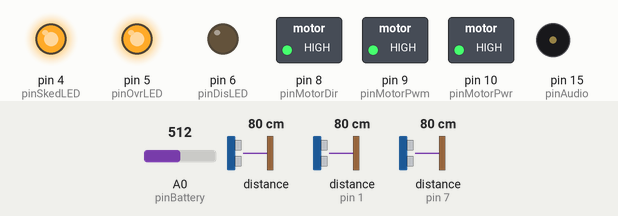
Bench run of a sketch on a simulated SparkFun Pro Micro, built with avr-gcc and run on an emulated ATmega32U4. Shown: switched loads named in the sketch (green lamp = pin HIGH), output pins drawn as LEDs (lit = HIGH), buzzer (waves = sounding). Wiring (inferred from the names in the program): 3 × range finder with pulse-width output: data pin 0 / data pin 1 / data pin 7. Inputs (shaded band) come from the test bench; at power-on: distance to the obstacle 80 cm, distance to the obstacle (sensors on pin 1, pin 7) 80 cm, A0 (pinBattery) = 512. The local clock reads 2024-03-15 10:24:30 at power-on unless the sketch sets it; what the sketch prints to the serial monitor is not drawn.

Above: at 1.2 s.
1.3 s: distance to the obstacle (sensor 0) set to 299 cm
At 2.21 s:
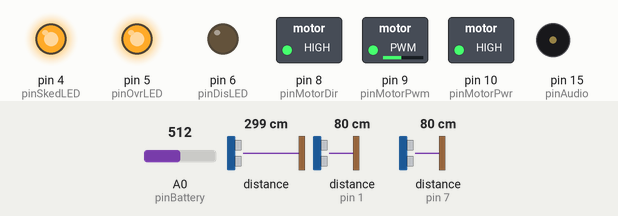
At 3.72 s:
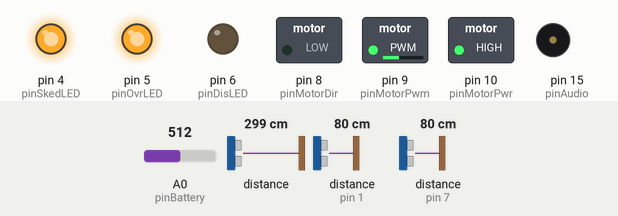
4.3 s: distance to the obstacle (sensor on pin 1) set to 278 cm
6.5 s: distance to the obstacle (sensor on pin 1) set to 283 cm
8.0 s: A0 (pinBattery) set to 289
9.5 s: A0 (pinBattery) set to 275
At 10.0 s:
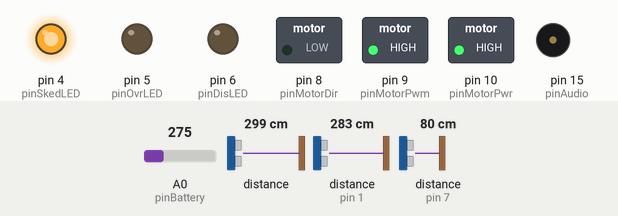
12.5 s: distance to the obstacle (sensor on pin 7) set to 35 cm
At 22.3 s:
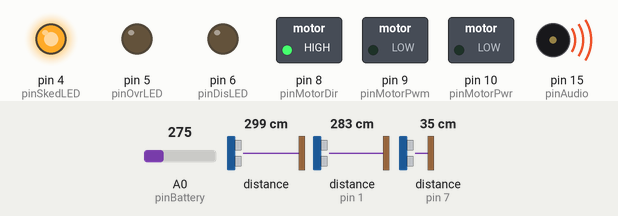
Timing chart, 0 to 23.9 s (numbered marks = the images above; inputs shaded):
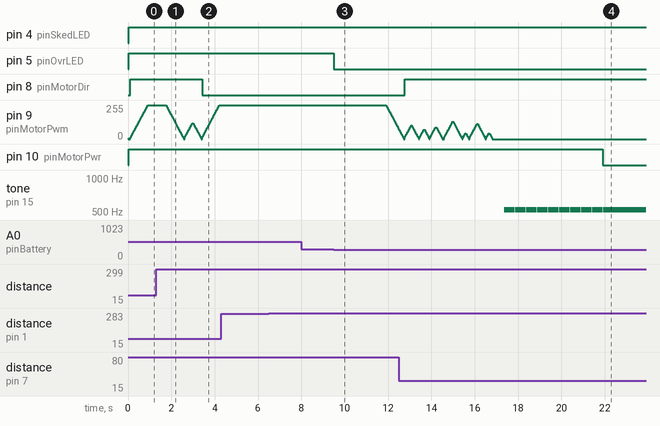

The sketch:

ComposterSketch.ino
```cpp
/******************************************************************************************************************
 * ComposterSketch, an Arduino sketch, the main program, for the Composter Controller
 *
 * Control Panel Functionality
 *  Button1 press:    Rotate drum clockwise (CW) until released
 *  Button2 press:    Rotate drum counterclockwise (CCW) until released
 *  Button3 press:    Program drum to autorun periodically starting 24 hours from now
 *  Button3 hold:     Cancel drum scheduler's autorun program
 *  Speaker:          Audible feedback (clicks and beeps) to control panel user
 *
 * Other Functionality
 *  Sleep:            Microprocessor naps after period of inactivity
 *  Awaken:           Microprocessor awakens after sleeping
 *  Battery:          Sleeps and ignores autorun schedule if discharged, sucks power if overcharged
 *
 * Resource Usage:
 *  arduino pins      Defined in pinAssignments.h
 *  timer0            millis and delay
 *  timer1            PWM controlling motor speed on pin 9
 *  WDT               Watchdog timer awakens processor from nap with an interrupt after 8 seconds of idleness
 *  RTC               On the I2C bus
 *
 *  References
 *  Sketch for C/C++  https://github.com/arduino/Arduino/wiki/Build-Process
 *  Arduino Pro Micro https://www.sparkfun.com/products/12640
 *  Pro Micro Pins    https://cdn.sparkfun.com/datasheets/Dev/Arduino/Boards/ProMicro16MHzv1.pdf
 *  Sleep             https://github.com/rocketscream/Low-Power
 *  ATmega32u4 Sleep  https://arduino.stackexchange.com/questions/10408/starting-usb-on-pro-micro-after-deep-sleep-atmega32u4
 *  RTC               https://www.sparkfun.com/products/12708
 *  Motor Controller  http://www.robotshop.com/en/cytron-30a-5-30v-single-brushed-dc-motor-driver.html
 *  Relay Controller  https://www.sparkfun.com/products/13815
 *  Gear Motor:       http://www.surpluscenter.com/Electric-Motors/DC-Gearmotors/DC-Gearmotors/100-RPM-12-Volt-DC-Gearmotor-5-1649.axd
 *  Speaker:          https://www.sparkfun.com/products/7950
 *
 *****************************************************************************************************************/


#include "Composter.h"
#include "PDebug.h"
#include "PButton.h"
#include "PSleep.h"
#include "pinAssignments.h"
#include "MotorController.h"
#include "Schedule.h"
#include "Battery.h"
#include "LED.h"
#include "SoundMaker.h"
#include <SparkFunDS1307RTC.h>

//Define the composter states
enum comState {
  IDL,             //Machine is idle (motor stopped)
  RCW,             //Running CW
  RCC,             //Running CCW
  DCL,             //Decelerating to a stop
  B3W,             //Button 3 wait
  B3R,             //Button 3 released
  ARN,             //Autorunning the drum
  NAP              //Processor is napping to save power
};

//Define objects referenced by composter controller
static Schedule sked = Schedule();               //Autorun scheduler
static PSleep nap = PSleep();                    //Governs nap time
static MotorController motor(pinMotorPwm,pinMotorDir,pinMotorPwr);
static PButton b1(pinB1);                        //CW button
static PButton b2(pinB2);                        //CCW button
static PButton b3(pinB3);                        //Auto/Cancel button sets/clears autoRun flag
static PTimer  b3t = PTimer(BHMS);               //User must press b3 this many ms to "hold" it
static PTimer  art = PTimer(ARMS);               //Autorun duration (how long the drum rotates)
static LED lowBattery = LED(pinDisLED);          //The Low (discharged) Battery LED
static LED highBattery = LED(pinOvrLED);         //The High (overcharged) Battery LED
static LED scheduled = LED(pinSkedLED);          //The Autorun Scheduled LED
static SoundMaker audio = SoundMaker(pinAudio);  //The speaker


//Composter state variable.  The FSM analyzes the control panel button activity.
static comState state;                           //This is the FSM's state var

//As a developer, I need to know the average time spent in the loop() code so I can optimize power usage
static long  totalLoopTime;                          //milliseconds in loop()
static long  nTimesLoopInvoked;                      //Counts invocations of loop()

//------------------------------------------------------------------------------------------------------
//  The arduino kernel invokes setup() to initialize the composter controller
//------------------------------------------------------------------------------------------------------
void setup() {

  //Initialize some variables that are used during development to determine the average time spent
  //in each pass through the controller's loop() code
  totalLoopTime=0L;
  nTimesLoopInvoked=0L;

  //Initial machine state following arduino reset
  state=IDL;                              //Initial state is IDL

  //Try upto 3 times to detect a USB-connected host to our arduino 32U4 CPU.  After
  //each failing attempt to detect SerialUSB ready, we beep and blink all the LEDs
  Serial.begin(57600);
  for(int i=1;(i<=3)&&(!SerialUSB);i++) {
    audio.doBeep(FREQG);
    lowBattery.doOn();
    highBattery.doOn();
    scheduled.doOn();
    delay(1000);
    lowBattery.doOff();
    highBattery.doOff();
    scheduled.doOff();
    delay(100);
  }

  //Setup interrupt handlers so buttons will awaken processor from a nap
  attachInterrupt(digitalPinToInterrupt(pinB1),intHan,CHANGE);
  attachInterrupt(digitalPinToInterrupt(pinB2),intHan,CHANGE);
  attachInterrupt(digitalPinToInterrupt(pinB3),intHan,CHANGE);

  //Startup the composter's autorun scheduler
  sked.start();

   //Log the startup time
   LOG(("Start on "+String(rtc.getMonth())+"/"+rtc.getDate()+"/"+rtc.getYear()+" at "+String(rtc.getHour())+":"+String(rtc.getMinute())+":"+rtc.getSecond()));

}

//------------------------------------------------------------------------------------------------------------
//  The arduino kernel repeatedly invokes loop() which drives the composter's state machine
//------------------------------------------------------------------------------------------------------------
void loop() {

  //The loop-timing feature is for software developers, not the end-user of the composter
  long t0 = millis();                             //Time at start of a pass through loop()

  //Poll and Update the status of objects that won't get updated otherwise
  b3t.update();
  art.update();
  motor.update();
  sked.update();

  //Update the LEDs as appropriate
  lowBattery.set(Battery::isLow());                 //Battery discharged?
  highBattery.set(Battery::isHigh());               //Battery Overcharged?
  scheduled.set(sked.enabled());                    //Autorun scheduler enabled?
  delay(5L);                                        //Ensure the LEDs flash for a few ms

  //Press *both* buttons b1 and b2 for diagnostic information
  if (b1.isPressed()&&b2.isPressed()) {
    if (nTimesLoopInvoked>0) {DPRINT(String("Avg loop time = "+String(totalLoopTime/nTimesLoopInvoked)+" ms"));}
    DPRINT(String("State="+state));
  }

  //Composter state determines what to do with incoming events
  switch(state) {

    //Button events while machine is idle.
    case IDL:
      if (b1.isPressed()) {
        DPRINT("b1");
        audio.doClick();
        motor.start(MCW);
        state=RCW;
      } else if (b2.isPressed()) {
        DPRINT("b2");
        audio.doClick();
        motor.start(MCCW);
        state=RCC;
      } else if (b3.isPressed()) {
        DPRINT("b3");
        audio.doClick();
        state=B3W;                  //Will wait to see if B3 will be held
        b3t.start();                //Start the B3 timer
      } else if (sked.isTimeToStart()) {
        doStartMotor();             //Start the motor
      } else {                      //Composter is inactive
        if (nap.isIdleTimerExpired()) {             //If the inactive interval timer has expired then put the processor to sleep
          doNap();
          return;                   //Force re-entry of loop()
        } else if (!nap.isIdleTimerActive()) {      //Start inactive timer if not already running
          DPRINT("start idle timer");
          nap.startIdleTimer();                     //This is where we begin measuring an inactive period's duration
        }
      }
    break;

    //Button events, scheduler or WDT can awaken composer from a nap
    case NAP:
      if (Battery::isLow()) {                     //Has the battery discharged while composter naps?
        DPRINT("discharged");
        doNap();                                  //Return to anp
        return;                     //Force re-entry of loop()
      } else if (b1.isPressed()) {
        audio.doClick();
        motor.start(MCW);
        state=RCW;
      } else if (b2.isPressed()) {
        DPRINT("b2 fm nap");
        audio.doClick();
        motor.start(MCCW);
        state=RCC;
      } else if (b3.isPressed()) {
        DPRINT("b3 fm nap");
        audio.doClick();
        state=B3W;                  //Will wait to see if B3 will be held
        b3t.start();                //Start the B3 timer
      } else if (sked.isTimeToStart()) {
        doStartMotor();
      } else if (b1.isStable()&&b2.isStable()&&b3.isStable()) {
        DPRINT("Nothing to do here"); //No button activity pending
        doNap();                      //Probably WDT awoke us.  Put the composter down for a nap
        return;                       //Force re-entry of loop()
      } else {
        DPRINT("...");
      }
    break;

    //Button events while machine runs CW
    case RCW:
      if (b1.isReleased()) {      //Stop motor after B1 released
        DPRINT("rcwb1");
        motor.stop();
        state=DCL;
      }
    break;

    //Button events while machine runs CCW
    case RCC:
      if (b2.isReleased()) {      //Stop motor after B2 released
        DPRINT("rccb2");
        motor.stop();
        state=DCL;
      }
    break;

    //Any button activity or the autorun timer will stop autorunning
    case ARN:
      if (b1.isPressed()||b2.isPressed()||b3.isPressed()||art.isExpired()) {
        DPRINT("~arn");
        audio.doClick();
        motor.stop();         //Stop the motor
        state=DCL;            //Decelerate to stop
      }

    //Decelerating:  Ignore all events until motor controller decels motor to a stop, then become idle
    case DCL:
      if (motor.isStopped()) {
        DPRINT("stopped");
        state=IDL;
      }
    break;

    //Awaiting B3 tapped/held decision to determine if user enabled/disabled autoRun
    case B3W:
      if (b3.isReleased()&&b3t.isRunning()) {       //Did user tap B3?
        DPRINT("B3 tapped");
        sked.setStartTime();                        //Set now as the start time & enable the daily composter autoRun
        doStartMotor();                             //And start an autorun sequence right now
      } else if (b3.isPressed()&&b3t.isExpired()) {  //Did user hold B3?
        DPRINT("B3 held");
        audio.doBeep(FREQC);
        state=B3R;                                  //Wait for user to release B3
      }
    break;

    //Waiting for user holding B3 pressed to finally release it
    case B3R:
      if (b3.isReleased()) {                //Has user released B3?
        DPRINT("~B3");
        sked.disable();                     //Yes, disable the autoRun schedule
        motor.stop();                       //Begin stopping the motor if it's running at this moment
        state=DCL;                          //Wait for motor to decelerate to a stop
      } else {
        audio.doBeep(FREQC);                //Beep until they release the button
      }

  }

  long t1 = millis();                               //Time when loop() finished
  totalLoopTime += (t1 - t0);                       //Sum time in ms
  nTimesLoopInvoked++;                              //Count invocations

}

/**
 * Helper method to place the composter down for a power-saving nap
 */
void doNap() {
  DPRINT("doNap");

  //Don't sleep the processor if battery is overcharged
  if (!Battery::isHigh()) {

    state=NAP;                                //When we awaken, we'll need to know what we were doing

    //Snuff the LEDs to save power.  They'll light up momentarily in loop()
    lowBattery.doOff();
    highBattery.doOff();
    scheduled.doOff();

    //Now place CPU down for a nap
    nap.resetIdleTimer();                     //Reset the idle timer and...
    nap.sleepNow();                           //Put the CPU down for a nap to save power.

   }
}


/**
 * Helper method to start the drum motor and enter the autorunning state
 */
void doStartMotor() {
        DPRINT("doStartMotor");
        motor.start(MCCW);           //Start the motor
        art.start();                //Start the timer that ends autorun
        state=ARN;                  //Autorunning state
        sked.setFinished();         //Tell sked we ran the composter today
}


/*
 * Do nothing interrupt handler.  Button interrupts are enabled only to arrange for buttons to
 * awaken the processor from a nap.
 *
 */
 void intHan() {

 }
```

Battery.cpp
```cpp
/************************************************************************************************
 * Battery.cpp --- Monitor the composter's battery charge
 *
 * Note:  The battery is assumed to be a single 12V AGM lead-acid of about 8AH capacity and
 * is responsible for operating the processor as well as the motor driving the drum.
 *
 * Note:  The arduino reads the battery's voltage using an analog input pin and scales the
 * reading so that an indicated value of 100 represents 10.0 Volts.  An external resistor
 * network divides the battery's voltage by 10 before applying it to the analog pin.
 *
 * Note:  This implementation assumes that the battery is charged by a small solar panel.
 * If the solar panel manages to over-charge the battery, the associated firmware will
 * avoid sleeping the processor and will extend the duration of the scheduled autorun to
 * drain the charge.  When the battery is considered discharged, the associated firmware
 * will avoid running the motor to preserve what remains.
 *
 * Note:  All the methods are implemented as statics because we assume the Composter has a
 * single battery (no need for Battery objects).
 *
 * Misc:  The gear motor draws 6.0A continuous and is rated for 60A peak.  A one minute
 * run will consume about 0.10AH.
 *
 ***********************************************************************************************/

 #include <Arduino.h>
 #include "Composter.h"
 #include "PDebug.h"
 #include "PinAssignments.h"
 #include "Battery.h"


 //Define the min..max battery voltage range
 #define VMIN 110                   //11.0 Volts:  The battery is discharged.
 #define VMAX 140                   //14.0 Volts:  The battery is fully charged


 /**
  * getVoltage --- Returns the battery voltage scaled so that 100 represents 10.0 Volts
  */
  int Battery::getVoltage() {

    int vx10 = analogRead(pinBattery) / 2;      //Scaled such that 100 == 10.0 Volts
    //DPRINT(String("getVoltage=")+String(vx10));
    return vx10;
  }


  /**
   * isLow --- Determines if the battery voltage is excessively low
   */
   bool Battery::isLow() {
    return getVoltage()<VMIN;
   }


   /**
    * isHigh --- Determines if the battery voltage is excessively high
    */
    bool Battery::isHigh() {
      return getVoltage()>VMAX;
    }
```

Battery.h
```cpp
/**
 * Monitors composter battery's charge level
 *
 */

class Battery {

public:
  static bool isLow();          //Is the battery voltage excessively low?
  static bool isHigh();         //Is the battery voltage excessively high?
  static int getVoltage();      //Read the battery voltage

private:


};
```

Composter.h
```cpp
 /**
 * Global definitions for the Composter sketch
 */

//Debug configuration
 #define  DEBUG  0

 //Wait for USB Serial port when debugging
 #define  DWAITUSB(n)    {for(int i=1;i<=n&&(!SerialUSB);i++) delay(1000);}


//How many ms to wait before deciding the B3 button has been held
#define BHMS 500

//Programmed timer durations (with special cases for debugging)
#if DEBUG==1
#define ARMS 5000L              //Autorun duration.  In debug mode, autorun duration 5 seconds
#define MCMS 5000L              //Power-off the motor controller after 5 seconds of inactivity
#define IAMS 20000L             //Inactive interval. In debug mode, place processor to sleep after 20 seconds of inactivity
#else
#define ARMS 60000L             //Autorun duration.  In production mode, autorun for 60 seconds
#define MCMS 5000L              //Power-off the motor controller after 5 seconds of inactivity
#define IAMS 30000L             //Inactive interval. In production mode, place processor to sleep after 30 seconds of inactivity
#endif

//EEPROM address assignments
#define EESKEDSTART 0          //Locations 0..3 reserved for Scheduler's long startTime
#define EESKEDEN 4             //Location 4 reserved for Scheduler's bool enabled


//Define the frequencies of some audio notes
#define FREQC   523           //Hz
#define FREQEF  622           //Eflat
#define FREQE   659           //E
#define FREQG   784           //G
```

LED.cpp
```cpp
/****************************************************************************
 * LED.cpp --- Controller for a Light Emitting Diode
 ***************************************************************************/

#include "Arduino.h"
#include "LED.h"

//Constructor needs to know what Arduino Pin controls the LED
 LED::LED(byte pinNumber) {
  pin=pinNumber;            //Record the arduino pin number
  pinMode(pin,OUTPUT);      //Config LED pin for output.
 }


 //Illuminate the LED
 void LED::doOn() {
  digitalWrite(pin,HIGH);
 }


 //Snuff the LED
 void LED::doOff() {
  digitalWrite(pin,LOW);
 }

 //Set on/off
 void LED::set(bool x) {
  digitalWrite(pin,x);
 }
```

LED.h
```cpp
/**
 * LED.h
 *
 *      Author: kq7b
 */

#ifndef LED_H_
#define LED_H_


class LED {
public:
  LED(byte);
  void update();
  void doOn();
  void doOff();
  void set(bool);        //Set on/off

private:
  byte pin;

};

#endif /* LED_H_ */
```

PDebug.h
```cpp
/**
 * These are debugging definitions used in the ComposterSketch
 */

//Define class thru which debug msgs flow
#define  DOUT   Serial

//Output a debug message through DOUT
#if DEBUG == 1
#define  DPRINT(s) DOUT.println(s);
#else
#define  DPRINT(s)
#endif

//Logging/startup messages (always written)
#define  LOG(s) DOUT.println(s);
```

Source omitted: MotorController.cpp (8634 bytes), MotorController.h (2418 bytes), PButton.cpp (3033 bytes), PButton.h (680 bytes), PSleep.cpp (2491 bytes), PSleep.h (266 bytes), PTimer.cpp (1871 bytes), PTimer.h (1769 bytes), Schedule.cpp (4513 bytes), Schedule.h (1052 bytes), SoundMaker.cpp (963 bytes), SoundMaker.h (325 bytes) and 1 more

Measured:
- the behaviour switches between 282 and 281 on A0 (pinBattery) (found by bisection; images 2 and 3)
- after the input at 1.3 s, pin 8 (pinMotorDir): HIGH → LOW after 2.1 s
- after the input at 4.3 s, every drawn part: stays the same
- after the input at 6.5 s, every drawn part: stays the same
- after the input at 8.0 s, every drawn part: stays the same
- after the input at 9.5 s, pin 5 (pinOvrLED): HIGH → LOW at once
- after the input at 12.5 s, pin 10 (pinMotorPwr): HIGH → LOW after 9.4 s
